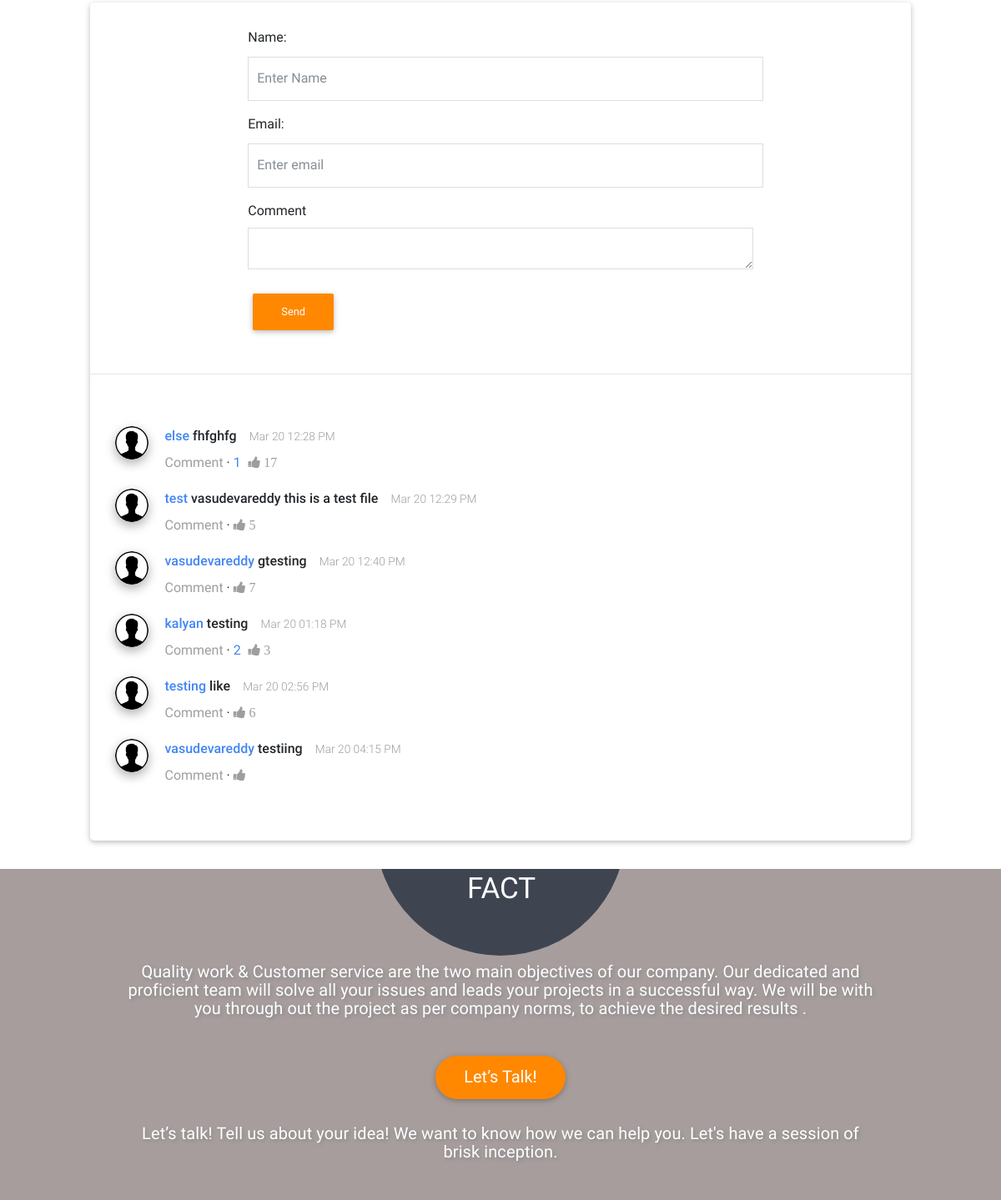
The page /index.php/blog/how_to_create_manage_and_optimize_a_youtube_channel (middle part) on the database as committed earlier.
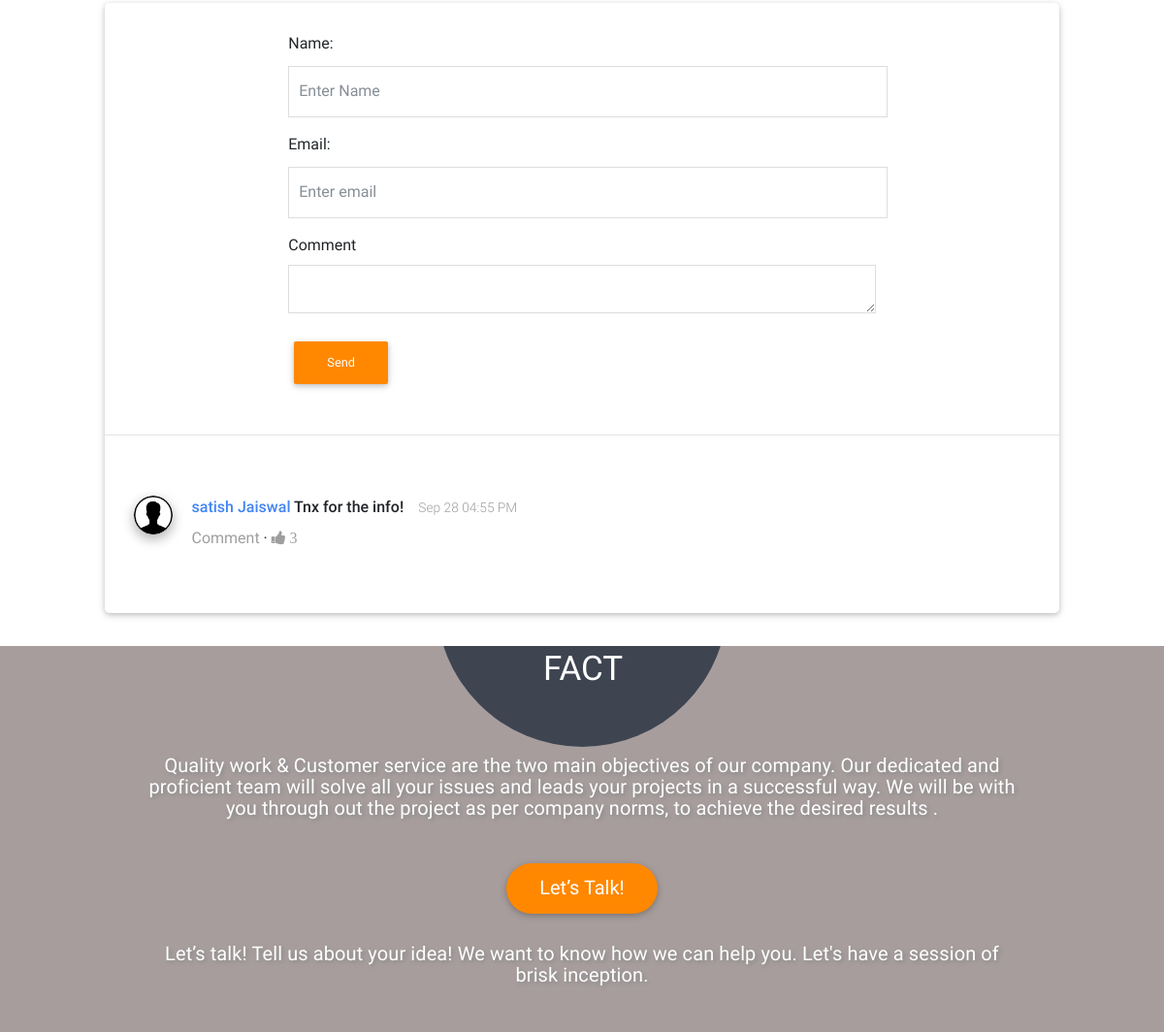
The same page on the database as committed later.
### tables this page shows
CREATE TABLE `comments` (
  `id` int(11) NOT NULL AUTO_INCREMENT,
  `post_id` int(11) DEFAULT NULL,
  `name` varchar(250) DEFAULT NULL,
  `email` varchar(250) DEFAULT NULL,
  `comment` varchar(250) DEFAULT NULL,
  `like` varchar(250) DEFAULT NULL,
  `create_at` varchar(250) DEFAULT NULL,
  PRIMARY KEY (`id`)
);

### application/controllers/Blog.php (called while the page is built, shortened)
<?php
class Blog extends CI_Controller {
public function __construct()
	{
		$this->load->helper(array('url','html','form'));
		$this->load->library('session','form_validation');
		$this->load->library('email');
		$this->load->model('Pracha_model');
		$this->load->model('Blog_model');
		$this->load->library('user_agent');
	}
	public function how_to_create_manage_and_optimize_a_youtube_channel()
	{
		$data['meta_title'] = 'How to  Optimize a Youtube Channel | Prachatech Web Designing Company';
		$data['meta_description'] = 'How to Create, Manage and Optimize a Youtube Channel? - If you have the desire to attract audience attention across the world with your creative ideas and videos, then this article is for you.';
		$data['meta_keywords'] = 'How to optimize a youtube channel, how to create a youtube channel, how to manage a youtube channel.';
		$commets['comments_list']=$this->Blog_model->get_all_commets(1);
		$data['currentURL'] = current_url();
		$this->load->view('header',$data);
		$this->load->view('blog_details',$commets);
		$this->load->view('footer');
	}
}

### index.php (called while the page is built, shortened)
<?php
require_once BASEPATH.'core/CodeIgniter.php';

### application/models/Blog_model.php (called while the page is built, shortened)
<?php if ( ! defined('BASEPATH')) exit('No direct script access allowed');
class Blog_model extends CI_Model
{
	public function get_all_commets($pid){
		$this->db->select('*')->from('comments');
		$this->db->where('post_id', $pid);
		$return=$this->db->get()->result_array();
		foreach($return as $List){
			$curl = curl_init();
			$str = curl_exec($curl);
			$pic=json_decode($str, TRUE);
			$lke=$this->get_like_count($List['id']);
			$lis[$List['id']]=$List;
			$lis[$List['id']]['imagurl']=isset($pic['entry']['gphoto$thumbnail']['$t'])?$pic['entry']['gphoto$thumbnail']['$t']:'';
			$lis[$List['id']]['count']=$this->get_replaycomments($List['id']);
			$lis[$List['id']]['likecount']=$lke['like'];
		}
		if(!empty($lis))
		{
		return $lis;
		}
	}
	public function get_replaycomments($comment_id){
		$this->db->select('*')->from('replay_comments');
		$this->db->where('comment_id', $comment_id);
		$return= $this->db->get()->result_array();
		foreach($return as $List){
			$curl = curl_init();
			$str = curl_exec($curl);
			$pic=json_decode($str, TRUE);
		$lis[$List['id']]=$List;
		$lis[$List['id']]['replyimagurl']=isset($pic['entry']['gphoto$thumbnail']['$t'])?$pic['entry']['gphoto$thumbnail']['$t']:'';
		}
		if(!empty($lis))
		{
		return $lis;
		}
	}
	public function get_like_count($id){
		$this->db->select('comments.like')->from('comments');
		$this->db->where('id', $id);
		return $this->db->get()->row_array();
	}
}

### application/views/blog_details.php (the view, shortened to what the changed rows need)
<div class="selectstate">
    <section class="pt-5 mt-4  pargh" style="padding:10px;">
        <br>
        <br>
        <div class="d-flex justify-content-md-center   ">
            <div class="col-md-10 card  " style="padding:0px;">
                <?php if(isset($comments_list) && count($comments_list)>0){ ?>
                <div class="row pad30">
                    <div class="col-lg-6">
                        <div class="mdb-feed">
                            <?php foreach($comments_list as $list){ ?>
                            <div class="news">
                                <?php if($list['imagurl']!=''){ ?>
                                <div class="label">
                                    <img src="<?php echo $list['imagurl']; ?>" class="rounded-circle z-depth-1-half">
                                </div>
                                <?php }else{ ?>
                                <div class="label">
                                    <img src="<?php echo base_url('assets/user.png'); ?>" class="rounded-circle z-depth-1-half">
                                </div>
                                <?php } ?>
                                <div class="excerpt">
                                    <div class="brief">
                                        <a class="name" href="mailto:<?php echo $list['email']; ?>">
                                            <?php echo $list['name']; ?></a>
                                        <?php echo $list['comment']; ?>
                                        <div class="date">
                                            <?php echo date('M j h:i A',strtotime(htmlentities($list['create_at'])));?>
                                        </div>
                                    </div>
                                    <div class="feed-footer">
                                        <a class="comment" data-toggle="collapse" href="#collapseExample-1<?php echo $list['id']; ?>" aria-expanded="false" aria-controls="collapseExample-1">Comment</a> &middot;
                                        <?php if(isset($list['count']) && count($list['count'])>0){ ?>
                                        <span>
                                            <a>
                                                <?php echo count($list['count']); ?></a>
                                        </span>
                                        <?php } ?>
                                        <a class="thumbs" data-toggle="tooltip" data-placement="top" onclick="likecounts('<?php echo $list['id']; ?>');" title="I like it">
                                            <i class="fa fa-thumbs-up"><span id="countids<?php echo $list['id']; ?>">
                                                    <?php echo $list['likecount']; ?></span></i>
                                        </a>
                                    </div>
                                </div>
                            </div>
                            <?php } ?>
                        </div>
                    </div>
                </div>
                <?php } ?>
            </div>
        </div>
    </section>

Rows that differ between the two databases and show on the page:
no longer on this page (row edited): comments: name "else", comment "fhfghfg", create_at "Mar 20 12:28 PM", count($list['count']) "1", like "17"
no longer on this page (row edited): comments: name "test", comment "vasudevareddy this is a test file", create_at "Mar 20 12:29 PM", like "5"
no longer on this page (row edited): comments: name "vasudevareddy", comment "gtesting", create_at "Mar 20 12:40 PM", like "7"
no longer on this page (row edited): comments: name "kalyan", comment "testing", create_at "Mar 20 01:18 PM", count($list['count']) "2", like "3"
no longer on this page (row edited): comments: name "testing", comment "like", create_at "Mar 20 02:56 PM", like "6"
removed comments: name "vasudevareddy", comment "testiing", create_at "Mar 20 04:15 PM"
now on this page (row edited): comments: name "satish Jaiswal", comment "Tnx for the info!", create_at "Sep 28 04:55 PM", like "3"
